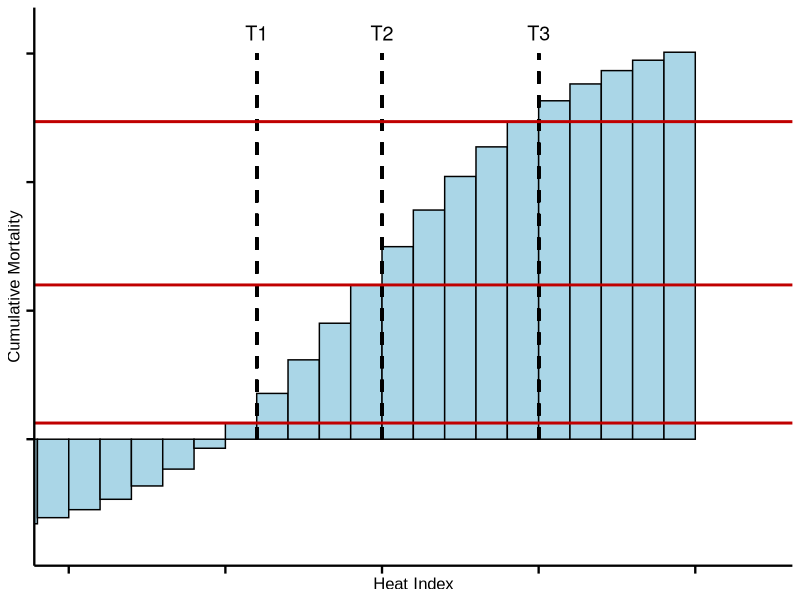

Write R code to recreate this figure.
# Load library
library(ggplot2)

# Heat index values
heat_index <- 1:30

# Modified sigmoid that allows negative values (by shifting)
sigmoid <- function(x, L = 100, x0 = 20, k = 0.3, offset = -20) {
  L / (1 + exp(-k * (x - x0))) + offset
}

# Apply sigmoid to get cumulative mortality
cum_mortality <- sigmoid(heat_index)

# Create dataframe and offset bar positions to left-align with ticks
df <- data.frame(
  heat_index = heat_index,
  cum_mortality = cum_mortality,
  bar_start = heat_index - 0.5  # shift bars left so ticks align with bar edges
)

# Thresholds
T1 <- 16
T2 <- 20
T3 <- 25

# Get cumulative mortality at thresholds
y_T1 <- df$cum_mortality[T1]
y_T2 <- df$cum_mortality[T2]
y_T3 <- df$cum_mortality[T3]

ggplot(df, aes(x = bar_start, y = cum_mortality)) +
  geom_bar(stat = "identity", fill = "#AAD6E7", color = "black", width = 1) +
  geom_segment(aes(x = T1, xend = T1, y = 0, yend = 75), linetype = "dashed", color = "black", size = 1) +  # T1 dashed line (size adjusted)
  geom_segment(aes(x = T2, xend = T2, y = 0, yend = 75), linetype = "dashed", color = "black", size = 1) +  # T2 dashed line (size adjusted)
  geom_segment(aes(x = T3, xend = T3, y = 0, yend = 75), linetype = "dashed", color = "black", size = 1) +  # T3 dashed line (size adjusted)
  geom_hline(yintercept = c(y_T1, y_T2, y_T3), color = "#C00000", size = 1) +  # Horizontal lines with size adjusted
  annotate("text", x = T1, y = 79, label = "T1", color = "black", hjust = 0.5, size = 5) +
  annotate("text", x = T2, y = 79, label = "T2", color = "black", hjust = 0.5, size = 5) +
  annotate("text", x = T3, y = 79, label = "T3", color = "black", hjust = 0.5, size = 5) +
  # annotate("text", x = 32, y = y_T1 + 3, label = "a", color = "#C00000", size = 5) +
  # annotate("text", x = 32, y = y_T2 + 3, label = "b", color = "#C00000", size = 5) +
  # annotate("text", x = 32, y = y_T3 + 3, label = "c", color = "#C00000", size = 5) +
  coord_cartesian(xlim = c(10, 32)) +
  scale_x_continuous(breaks = seq(10, 30, by = 5), labels = NULL) +  # Add x-axis labels
  scale_y_continuous(labels = NULL) +  # Add y-axis labels with commas
  labs(title = NULL, y = "Cumulative Mortality", x = "Heat Index") +
  theme(
    text = element_text(family = "Arial"),
    panel.background = element_blank(),
    axis.ticks = element_line(color = "black", size = 0.8),
    axis.ticks.length = unit(0.2, "cm"),
    axis.line = element_line(color = "black", size = 0.8),  # Add axis lines
    axis.title = element_text(size = 12, color = "black"),
    plot.title = element_text(hjust = 0.5)  # Optional: center title
  )
